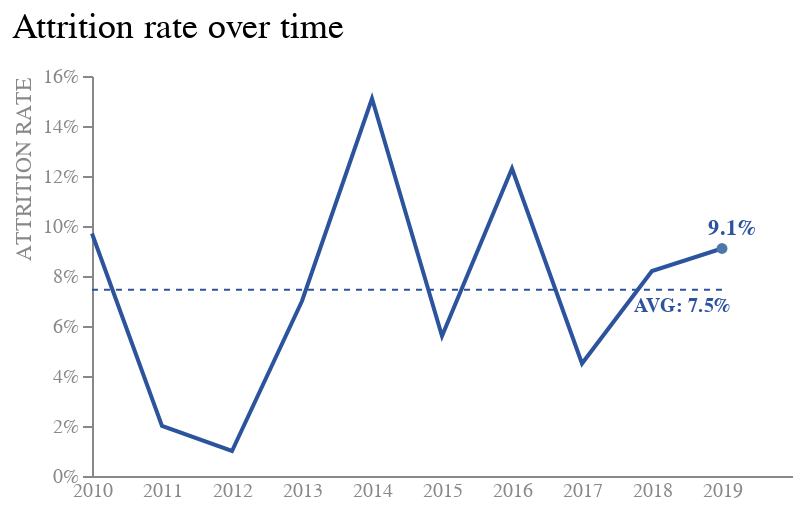

Notebook code for this chart:
### Markdown cell above
The default method for placing the end label appeared ineffective, as it failed to filter out 2019 as the maximum value in the Year column. This issue can be rectified by straightforwardly filtering the entire dataset to encompass only values where "Year == 2019".

### Code cell
line = base.mark_line(color = '#2c549d').encode(
    x = alt.X('Year:O',
              axis = alt.Axis(labelAngle = 0, labelColor = '#888888', ticks = False),
              title = None,
              scale = alt.Scale(align = 0)
              ), 
    y = alt.Y('Attrition Rate',
              axis = alt.Axis(grid = False, titleAnchor = 'end', 
                              labelColor = "#888888", titleColor = '#888888', 
                              tickCount = 9, format = "%", titleFontWeight = 'normal'), 
              title = "ATTRITION RATE"
              )
    )

label = base.mark_text(align = 'left', dx = 3, color = '#2c549d', fontWeight = 'bold').encode(
    x = alt.X('Year:O'),
    y = alt.Y('Attrition Rate'),
    text = alt.Text('Attrition Rate', format = ".1%"),
    xOffset = alt.value(-10),
    yOffset = alt.value(-10)
).transform_filter(
    alt.FieldEqualPredicate(field='Year', equal=2019)
    )

label2 = alt.Chart({"values": 
                    [{"text":  ['AVG: 7.5%']}]
                    }
                    ).mark_text(size = 10, 
                                align = "left", 
                                dx = 96, dy = 15, 
                                color = '#2c549d',
                                fontWeight = 'bold'
                                ).encode(text = "text:N")

point = base.mark_point(filled = True).encode(
    x = alt.X('Year:O'),
    y = alt.Y('Attrition Rate', aggregate = {'argmax': 'Year'})
).transform_filter(
    alt.FieldEqualPredicate(field='Year', equal=2019)
    )

final = line + rule + label + label2 + point

final.properties(
    width = 350,
    height = 200
).configure_view(stroke = None)

### Figure 1 — Vega-Lite specification as saved in the notebook (floating-point values rounded to 4 significant figures)
{"config": {"view": {"continuousWidth": 300, "continuousHeight": 300, "stroke": null}}, "layer": [{"mark": {"type": "line", "color": "#2c549d"}, "encoding": {"x": {"axis": {"labelAngle": 0, "labelColor": "#888888", "ticks": false}, "field": "Year", "scale": {"align": 0}, "title": null, "type": "ordinal"}, "y": {"axis": {"format": "%", "grid": false, "labelColor": "#888888", "tickCount": 9, "titleAnchor": "end", "titleColor": "#888888", "titleFontWeight": "normal"}, "field": "Attrition Rate", "title": "ATTRITION RATE", "type": "quantitative"}}, "title": {"text": "Attrition rate over time", "anchor": "start", "fontSize": 18, "fontWeight": "normal", "offset": 10}}, {"mark": {"type": "rule", "color": "#2c549d", "strokeDash": [3, 3]}, "encoding": {"x": {"value": 0}, "x2": {"value": 315}, "y": {"aggregate": "mean", "field": "Attrition Rate", "type": "quantitative"}}, "title": {"text": "Attrition rate over time", "anchor": "start", "fontSize": 18, "fontWeight": "normal", "offset": 10}}, {"mark": {"type": "text", "align": "left", "color": "#2c549d", "dx": 3, "fontWeight": "bold"}, "encoding": {"text": {"field": "Attrition Rate", "format": ".1%", "type": "quantitative"}, "x": {"field": "Year", "type": "ordinal"}, "xOffset": {"value": -10}, "y": {"field": "Attrition Rate", "type": "quantitative"}, "yOffset": {"value": -10}}, "title": {"text": "Attrition rate over time", "anchor": "start", "fontSize": 18, "fontWeight": "normal", "offset": 10}, "transform": [{"filter": {"equal": 2019, "field": "Year"}}]}, {"data": {"name": "data-237b215111f262900345e668dc9522f9"}, "mark": {"type": "text", "align": "left", "color": "#2c549d", "dx": 96, "dy": 15, "fontWeight": "bold", "size": 10}, "encoding": {"text": {"field": "text", "type": "nominal"}}}, {"data": {"name": "data-0a7ed12b3693b0f6b7061ff4e2683f48"}, "mark": {"type": "point", "filled": true}, "encoding": {"x": {"field": "Year", "type": "ordinal"}, "y": {"aggregate": {"argmax": "Year"}, "field": "Attrition Rate", "type": "quantitative"}}, "title": {"text": "Attrition rate over time", "anchor": "start", "fontSize": 18, "fontWeight": "normal", "offset": 10}, "transform": [{"filter": {"equal": 2019, "field": "Year"}}]}], "data": {"name": "data-0a7ed12b3693b0f6b7061ff4e2683f48"}, "height": 200, "width": 350, "$schema": "https://vega.github.io/schema/vega-lite/v5.15.1.json", "datasets": {"data-0a7ed12b3693b0f6b7061ff4e2683f48": [{"Year": 2019, "Attrition Rate": 0.091}, {"Year": 2018, "Attrition Rate": 0.082}, {"Year": 2017, "Attrition Rate": 0.045}, {"Year": 2016, "Attrition Rate": 0.123}, {"Year": 2015, "Attrition Rate": 0.056}, {"Year": 2014, "Attrition Rate": 0.151}, {"Year": 2013, "Attrition Rate": 0.07}, {"Year": 2012, "Attrition Rate": 0.01}, {"Year": 2011, "Attrition Rate": 0.02}, {"Year": 2010, "Attrition Rate": 0.097}], "data-237b215111f262900345e668dc9522f9": [{"text": ["AVG: 7.5%"]}]}}
